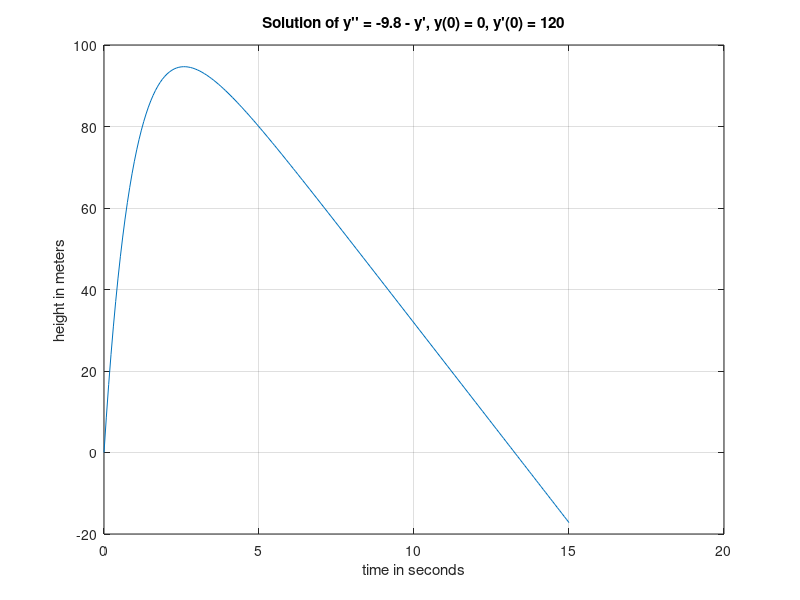

MATLAB code to generate this figure:
function ch4examp3
close all
t = linspace(0,15,200);
y = height(t);
plot(t,y)
grid on
xlabel('time in seconds')
ylabel('height in meters')
title('Solution of y'''' = -9.8 - y'', y(0) = 0, y''(0) = 120')

function y = height(t)
y = -(49/5)*t + (649/5)*(1 - exp(-t));